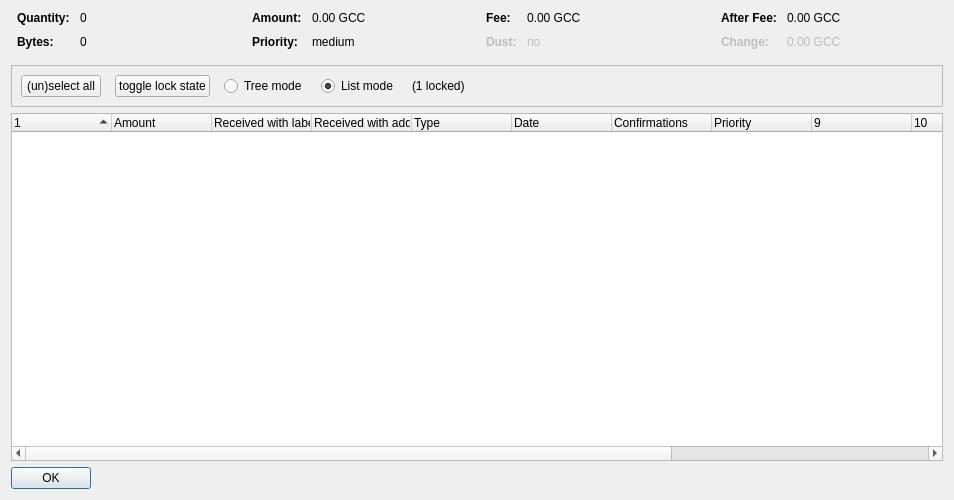
<?xml version="1.0" encoding="UTF-8"?>
<ui version="4.0">
 <class>CoinControlDialog</class>
 <widget class="QDialog" name="CoinControlDialog">
  <property name="geometry">
   <rect>
    <x>0</x>
    <y>0</y>
    <width>954</width>
    <height>500</height>
   </rect>
  </property>
  <property name="windowTitle">
   <string>Coin Selection</string>
  </property>
  <layout class="QVBoxLayout" name="verticalLayout">
   <item>
    <layout class="QHBoxLayout" name="horizontalLayoutTop" stretch="0,0,0,0">
     <property name="topMargin">
      <number>0</number>
     </property>
     <property name="bottomMargin">
      <number>10</number>
     </property>
     <item>
      <layout class="QFormLayout" name="formLayoutCoinControl1">
       <property name="horizontalSpacing">
        <number>10</number>
       </property>
       <property name="verticalSpacing">
        <number>10</number>
       </property>
       <property name="leftMargin">
        <number>6</number>
       </property>
       <property name="rightMargin">
        <number>6</number>
       </property>
       <item row="0" column="0">
        <widget class="QLabel" name="labelCoinControlQuantityText">
         <property name="font">
          <font>
           <weight>75</weight>
           <bold>true</bold>
          </font>
         </property>
         <property name="text">
          <string>Quantity:</string>
         </property>
        </widget>
       </item>
       <item row="0" column="1">
        <widget class="QLabel" name="labelCoinControlQuantity">
         <property name="cursor">
          <cursorShape>IBeamCursor</cursorShape>
         </property>
         <property name="contextMenuPolicy">
          <enum>Qt::ActionsContextMenu</enum>
         </property>
         <property name="text">
          <string notr="true">0</string>
         </property>
         <property name="textInteractionFlags">
          <set>Qt::LinksAccessibleByMouse|Qt::TextSelectableByKeyboard|Qt::TextSelectableByMouse</set>
         </property>
        </widget>
       </item>
       <item row="1" column="0">
        <widget class="QLabel" name="labelCoinControlBytesText">
         <property name="font">
          <font>
           <weight>75</weight>
           <bold>true</bold>
          </font>
         </property>
         <property name="text">
          <string>Bytes:</string>
         </property>
        </widget>
       </item>
       <item row="1" column="1">
        <widget class="QLabel" name="labelCoinControlBytes">
         <property name="cursor">
          <cursorShape>IBeamCursor</cursorShape>
         </property>
         <property name="contextMenuPolicy">
          <enum>Qt::ActionsContextMenu</enum>
         </property>
         <property name="text">
          <string notr="true">0</string>
         </property>
         <property name="textInteractionFlags">
          <set>Qt::LinksAccessibleByMouse|Qt::TextSelectableByKeyboard|Qt::TextSelectableByMouse</set>
         </property>
        </widget>
       </item>
      </layout>
     </item>
     <item>
      <layout class="QFormLayout" name="formLayoutCoinControl2">
       <property name="horizontalSpacing">
        <number>10</number>
       </property>
       <property name="verticalSpacing">
        <number>10</number>
       </property>
       <property name="leftMargin">
        <number>6</number>
       </property>
       <property name="rightMargin">
        <number>6</number>
       </property>
       <item row="0" column="0">
        <widget class="QLabel" name="labelCoinControlAmountText">
         <property name="font">
          <font>
           <weight>75</weight>
           <bold>true</bold>
          </font>
         </property>
         <property name="text">
          <string>Amount:</string>
         </property>
        </widget>
       </item>
       <item row="0" column="1">
        <widget class="QLabel" name="labelCoinControlAmount">
         <property name="cursor">
          <cursorShape>IBeamCursor</cursorShape>
         </property>
         <property name="contextMenuPolicy">
          <enum>Qt::ActionsContextMenu</enum>
         </property>
         <property name="text">
          <string notr="true">0.00 GCC</string>
         </property>
         <property name="textInteractionFlags">
          <set>Qt::LinksAccessibleByMouse|Qt::TextSelectableByKeyboard|Qt::TextSelectableByMouse</set>
         </property>
        </widget>
       </item>
       <item row="1" column="0">
        <widget class="QLabel" name="labelCoinControlPriorityText">
         <property name="font">
          <font>
           <weight>75</weight>
           <bold>true</bold>
          </font>
         </property>
         <property name="text">
          <string>Priority:</string>
         </property>
        </widget>
       </item>
       <item row="1" column="1">
        <widget class="QLabel" name="labelCoinControlPriority">
         <property name="cursor">
          <cursorShape>IBeamCursor</cursorShape>
         </property>
         <property name="contextMenuPolicy">
          <enum>Qt::ActionsContextMenu</enum>
         </property>
         <property name="text">
          <string>medium</string>
         </property>
         <property name="textInteractionFlags">
          <set>Qt::LinksAccessibleByMouse|Qt::TextSelectableByKeyboard|Qt::TextSelectableByMouse</set>
         </property>
        </widget>
       </item>
      </layout>
     </item>
     <item>
      <layout class="QFormLayout" name="formLayoutCoinControl3">
       <property name="horizontalSpacing">
        <number>10</number>
       </property>
       <property name="verticalSpacing">
        <number>10</number>
       </property>
       <property name="leftMargin">
        <number>6</number>
       </property>
       <property name="rightMargin">
        <number>6</number>
       </property>
       <item row="0" column="0">
        <widget class="QLabel" name="labelCoinControlFeeText">
         <property name="font">
          <font>
           <weight>75</weight>
           <bold>true</bold>
          </font>
         </property>
         <property name="text">
          <string>Fee:</string>
         </property>
        </widget>
       </item>
       <item row="0" column="1">
        <widget class="QLabel" name="labelCoinControlFee">
         <property name="cursor">
          <cursorShape>IBeamCursor</cursorShape>
         </property>
         <property name="contextMenuPolicy">
          <enum>Qt::ActionsContextMenu</enum>
         </property>
         <property name="text">
          <string notr="true">0.00 GCC</string>
         </property>
         <property name="textInteractionFlags">
          <set>Qt::LinksAccessibleByMouse|Qt::TextSelectableByKeyboard|Qt::TextSelectableByMouse</set>
         </property>
        </widget>
       </item>
       <item row="1" column="0">
        <widget class="QLabel" name="labelCoinControlLowOutputText">
         <property name="enabled">
          <bool>false</bool>
         </property>
         <property name="font">
          <font>
           <weight>75</weight>
           <bold>true</bold>
          </font>
         </property>
         <property name="text">
          <string>Dust:</string>
         </property>
        </widget>
       </item>
       <item row="1" column="1">
        <widget class="QLabel" name="labelCoinControlLowOutput">
         <property name="enabled">
          <bool>false</bool>
         </property>
         <property name="cursor">
          <cursorShape>IBeamCursor</cursorShape>
         </property>
         <property name="contextMenuPolicy">
          <enum>Qt::ActionsContextMenu</enum>
         </property>
         <property name="text">
          <string>no</string>
         </property>
         <property name="textInteractionFlags">
          <set>Qt::LinksAccessibleByMouse|Qt::TextSelectableByKeyboard|Qt::TextSelectableByMouse</set>
         </property>
        </widget>
       </item>
      </layout>
     </item>
     <item>
      <layout class="QFormLayout" name="formLayoutCoinControl4">
       <property name="horizontalSpacing">
        <number>10</number>
       </property>
       <property name="verticalSpacing">
        <number>10</number>
       </property>
       <property name="leftMargin">
        <number>6</number>
       </property>
       <property name="rightMargin">
        <number>6</number>
       </property>
       <item row="0" column="0">
        <widget class="QLabel" name="labelCoinControlAfterFeeText">
         <property name="font">
          <font>
           <weight>75</weight>
           <bold>true</bold>
          </font>
         </property>
         <property name="text">
          <string>After Fee:</string>
         </property>
        </widget>
       </item>
       <item row="0" column="1">
        <widget class="QLabel" name="labelCoinControlAfterFee">
         <property name="cursor">
          <cursorShape>IBeamCursor</cursorShape>
         </property>
         <property name="contextMenuPolicy">
          <enum>Qt::ActionsContextMenu</enum>
         </property>
         <property name="text">
          <string notr="true">0.00 GCC</string>
         </property>
         <property name="textInteractionFlags">
          <set>Qt::LinksAccessibleByMouse|Qt::TextSelectableByKeyboard|Qt::TextSelectableByMouse</set>
         </property>
        </widget>
       </item>
       <item row="1" column="0">
        <widget class="QLabel" name="labelCoinControlChangeText">
         <property name="enabled">
          <bool>false</bool>
         </property>
         <property name="font">
          <font>
           <weight>75</weight>
           <bold>true</bold>
          </font>
         </property>
         <property name="text">
          <string>Change:</string>
         </property>
        </widget>
       </item>
       <item row="1" column="1">
        <widget class="QLabel" name="labelCoinControlChange">
         <property name="enabled">
          <bool>false</bool>
         </property>
         <property name="cursor">
          <cursorShape>IBeamCursor</cursorShape>
         </property>
         <property name="contextMenuPolicy">
          <enum>Qt::ActionsContextMenu</enum>
         </property>
         <property name="text">
          <string notr="true">0.00 GCC</string>
         </property>
         <property name="textInteractionFlags">
          <set>Qt::LinksAccessibleByMouse|Qt::TextSelectableByKeyboard|Qt::TextSelectableByMouse</set>
         </property>
        </widget>
       </item>
      </layout>
     </item>
    </layout>
   </item>
   <item>
    <widget class="QFrame" name="frame">
     <property name="minimumSize">
      <size>
       <width>0</width>
       <height>40</height>
      </size>
     </property>
     <property name="frameShape">
      <enum>QFrame::StyledPanel</enum>
     </property>
     <property name="frameShadow">
      <enum>QFrame::Sunken</enum>
     </property>
     <layout class="QHBoxLayout" name="horizontalLayout">
      <item>
       <layout class="QHBoxLayout" name="horizontalLayoutPanel" stretch="0,0,0,0,0,0">
        <property name="spacing">
         <number>14</number>
        </property>
        <item>
         <widget class="QPushButton" name="pushButtonSelectAll">
          <property name="sizePolicy">
           <sizepolicy hsizetype="Maximum" vsizetype="Fixed">
            <horstretch>0</horstretch>
            <verstretch>0</verstretch>
           </sizepolicy>
          </property>
          <property name="text">
           <string>(un)select all</string>
          </property>
          <property name="autoDefault">
           <bool>false</bool>
          </property>
         </widget>
        </item>
        <item>
         <widget class="QPushButton" name="pushButtonToggleLock">
          <property name="sizePolicy">
           <sizepolicy hsizetype="Maximum" vsizetype="Fixed">
            <horstretch>0</horstretch>
            <verstretch>0</verstretch>
           </sizepolicy>
          </property>
          <property name="text">
           <string>toggle lock state</string>
          </property>
          <property name="autoDefault">
           <bool>false</bool>
          </property>
         </widget>
        </item>
        <item>
         <widget class="QRadioButton" name="radioTreeMode">
          <property name="sizePolicy">
           <sizepolicy hsizetype="Maximum" vsizetype="Fixed">
            <horstretch>0</horstretch>
            <verstretch>0</verstretch>
           </sizepolicy>
          </property>
          <property name="text">
           <string>Tree mode</string>
          </property>
         </widget>
        </item>
        <item>
         <widget class="QRadioButton" name="radioListMode">
          <property name="sizePolicy">
           <sizepolicy hsizetype="Maximum" vsizetype="Fixed">
            <horstretch>0</horstretch>
            <verstretch>0</verstretch>
           </sizepolicy>
          </property>
          <property name="text">
           <string>List mode</string>
          </property>
          <property name="checked">
           <bool>true</bool>
          </property>
         </widget>
        </item>
        <item>
         <widget class="QLabel" name="labelLocked">
          <property name="text">
           <string>(1 locked)</string>
          </property>
         </widget>
        </item>
        <item>
         <spacer name="horizontalSpacer">
          <property name="orientation">
           <enum>Qt::Horizontal</enum>
          </property>
          <property name="sizeHint" stdset="0">
           <size>
            <width>40</width>
            <height>20</height>
           </size>
          </property>
         </spacer>
        </item>
       </layout>
      </item>
     </layout>
    </widget>
   </item>
   <item>
    <widget class="CoinControlTreeWidget" name="treeWidget">
     <property name="contextMenuPolicy">
      <enum>Qt::CustomContextMenu</enum>
     </property>
     <property name="sortingEnabled">
      <bool>false</bool>
     </property>
     <property name="columnCount">
      <number>13</number>
     </property>
     <attribute name="headerShowSortIndicator" stdset="0">
      <bool>true</bool>
     </attribute>
     <attribute name="headerStretchLastSection">
      <bool>false</bool>
     </attribute>
     <column>
      <property name="text">
       <string/>
      </property>
     </column>
     <column>
      <property name="text">
       <string>Amount</string>
      </property>
     </column>
     <column>
      <property name="text">
       <string>Received with label</string>
      </property>
     </column>
     <column>
      <property name="text">
       <string>Received with address</string>
      </property>
     </column>
     <column>
      <property name="text">
       <string>Type</string>
      </property>
     </column>
     <column>
      <property name="text">
       <string>Date</string>
      </property>
     </column>
     <column>
      <property name="text">
       <string>Confirmations</string>
      </property>
      <property name="toolTip">
       <string>Confirmed</string>
      </property>
     </column>
     <column>
      <property name="text">
       <string>Priority</string>
      </property>
     </column>
     <column>
      <property name="text">
       <string/>
      </property>
     </column>
     <column>
      <property name="text">
       <string/>
      </property>
     </column>
     <column>
      <property name="text">
       <string/>
      </property>
     </column>
     <column>
      <property name="text">
       <string/>
      </property>
     </column>
     <column>
      <property name="text">
       <string/>
      </property>
     </column>
    </widget>
   </item>
   <item>
    <widget class="QDialogButtonBox" name="buttonBox">
     <property name="sizePolicy">
      <sizepolicy hsizetype="Maximum" vsizetype="Fixed">
       <horstretch>0</horstretch>
       <verstretch>0</verstretch>
      </sizepolicy>
     </property>
     <property name="orientation">
      <enum>Qt::Horizontal</enum>
     </property>
     <property name="standardButtons">
      <set>QDialogButtonBox::Ok</set>
     </property>
    </widget>
   </item>
  </layout>
 </widget>
 <customwidgets>
  <customwidget>
   <class>CoinControlTreeWidget</class>
   <extends>QTreeWidget</extends>
   <header>coincontroltreewidget.h</header>
  </customwidget>
 </customwidgets>
 <resources/>
 <connections/>
</ui>
